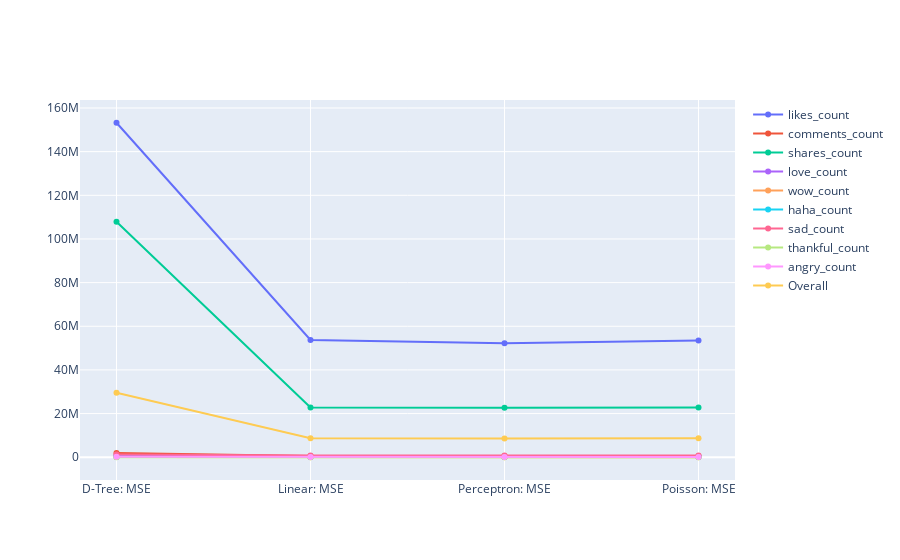

Notebook code for this chart:
### Code cell
import plotly.graph_objects as go

fig= go.Figure()

for i in range(10):
    fig.add_trace(go.Scatter(x=df[mse_cols].columns, y =df[mse_cols].values[i],
                             mode='lines+markers', name=titles[i]))

fig.show()

### Figure 1 — Plotly figure (JSON) as saved in the notebook; plotly's stock layout.template omitted (floating-point values rounded to 4 significant figures)
{"data": [{"mode": "lines+markers", "name": "likes_count", "type": "scatter", "x": ["D-Tree: MSE", "Linear: MSE", "Perceptron: MSE", "Poisson: MSE"], "y": [153200000.0, 53700000.0, 52230000.0, 53540000.0]}, {"mode": "lines+markers", "name": "comments_count", "type": "scatter", "x": ["D-Tree: MSE", "Linear: MSE", "Perceptron: MSE", "Poisson: MSE"], "y": [1964000.0, 526600.0, 530100.0, 525400.0]}, {"mode": "lines+markers", "name": "shares_count", "type": "scatter", "x": ["D-Tree: MSE", "Linear: MSE", "Perceptron: MSE", "Poisson: MSE"], "y": [107900000.0, 22790000.0, 22650000.0, 22760000.0]}, {"mode": "lines+markers", "name": "love_count", "type": "scatter", "x": ["D-Tree: MSE", "Linear: MSE", "Perceptron: MSE", "Poisson: MSE"], "y": [950500.0, 377300.0, 368500.0, 369900.0]}, {"mode": "lines+markers", "name": "wow_count", "type": "scatter", "x": ["D-Tree: MSE", "Linear: MSE", "Perceptron: MSE", "Poisson: MSE"], "y": [160300.0, 50370.0, 48800.0, 49440.0]}, {"mode": "lines+markers", "name": "haha_count", "type": "scatter", "x": ["D-Tree: MSE", "Linear: MSE", "Perceptron: MSE", "Poisson: MSE"], "y": [260000.0, 143000.0, 142100.0, 142100.0]}, {"mode": "lines+markers", "name": "sad_count", "type": "scatter", "x": ["D-Tree: MSE", "Linear: MSE", "Perceptron: MSE", "Poisson: MSE"], "y": [1247000.0, 834300.0, 827400.0, 830300.0]}, {"mode": "lines+markers", "name": "thankful_count", "type": "scatter", "x": ["D-Tree: MSE", "Linear: MSE", "Perceptron: MSE", "Poisson: MSE"], "y": [19.83, 16.49, 23.76, 16.49]}, {"mode": "lines+markers", "name": "angry_count", "type": "scatter", "x": ["D-Tree: MSE", "Linear: MSE", "Perceptron: MSE", "Poisson: MSE"], "y": [224300.0, 165400.0, 164100.0, 164200.0]}, {"mode": "lines+markers", "name": "Overall", "type": "scatter", "x": ["D-Tree: MSE", "Linear: MSE", "Perceptron: MSE", "Poisson: MSE"], "y": [29540000.0, 8731000.0, 8552000.0, 8709000.0]}], "layout": {}}
